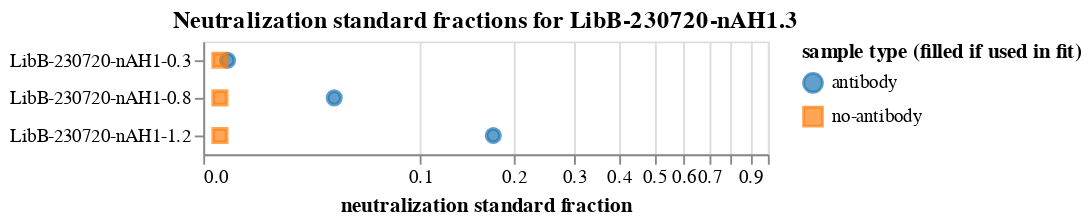

The notebook cell saved with this chart:
### Markdown cell above
Plot the neutralization standard fractions for each sample:

### Code cell
neut_standard_fracs_chart = (
    alt.Chart(
        neut_standard_fracs.rename(
            columns={"antibody_frac": "antibody", "no-antibody_frac": "no-antibody"}
        ).melt(
            id_vars=["sample", "use_in_fit", "concentration"],
            value_vars=["antibody", "no-antibody"],
            var_name="sample type",
            value_name="neutralization standard fraction",
        )
    )
    .encode(
        x=alt.X(
            "neutralization standard fraction",
            scale=alt.Scale(type="symlog", constant=0.04, domainMax=1),
        ),
        y=alt.Y("sample", sort=alt.SortField("concentration"), title=None),
        shape=alt.Shape("sample type", title="sample type (filled if used in fit)"),
        stroke=alt.Color(
            "sample type", scale=alt.Scale(range=["#1F77B4FF", "#FF7F0EFF"])
        ),
        color=alt.Color(
            "sample type", scale=alt.Scale(range=["#1F77B4FF", "#FF7F0EFF"])
        ),
        fillOpacity=alt.Opacity(
            "use_in_fit",
            scale=alt.Scale(domain=[True, False], range=[1, 0]),
        ),
        tooltip=[
            "sample",
            alt.Tooltip("concentration", format=".3g"),
            alt.Tooltip("neutralization standard fraction", format=".3g"),
        ],
    )
    .mark_point(filled=True, size=50)
    .configure_axis(labelLimit=500)
    .properties(title=f"Neutralization standard fractions for {selection}")
)

neut_standard_fracs_chart

### Figure 1 — Vega-Lite specification as saved in the notebook (floating-point values rounded to 4 significant figures)
{"config": {"view": {"continuousWidth": 300, "continuousHeight": 300}, "axis": {"labelLimit": 500}}, "data": {"name": "data-5b730d7afe2b6d3b716d9b3417743e46"}, "mark": {"type": "point", "filled": true, "size": 50}, "encoding": {"color": {"field": "sample type", "scale": {"range": ["#1F77B4FF", "#FF7F0EFF"]}, "type": "nominal"}, "fillOpacity": {"field": "use_in_fit", "scale": {"domain": [true, false], "range": [1, 0]}, "type": "nominal"}, "shape": {"field": "sample type", "title": "sample type (filled if used in fit)", "type": "nominal"}, "stroke": {"field": "sample type", "scale": {"range": ["#1F77B4FF", "#FF7F0EFF"]}, "type": "nominal"}, "tooltip": [{"field": "sample", "type": "nominal"}, {"field": "concentration", "format": ".3g", "type": "quantitative"}, {"field": "neutralization standard fraction", "format": ".3g", "type": "quantitative"}], "x": {"field": "neutralization standard fraction", "scale": {"constant": 0.04, "domainMax": 1, "type": "symlog"}, "type": "quantitative"}, "y": {"field": "sample", "sort": {"field": "concentration"}, "title": null, "type": "nominal"}}, "title": "Neutralization standard fractions for LibB-230720-nAH1.3", "$schema": "https://vega.github.io/schema/vega-lite/v5.8.0.json", "datasets": {"data-5b730d7afe2b6d3b716d9b3417743e46": [{"sample": "LibB-230720-nAH1-0.3", "use_in_fit": true, "concentration": 0.3, "sample type": "antibody", "neutralization standard fraction": 0.006029}, {"sample": "LibB-230720-nAH1-0.8", "use_in_fit": true, "concentration": 0.8, "sample type": "antibody", "neutralization standard fraction": 0.04517}, {"sample": "LibB-230720-nAH1-1.2", "use_in_fit": true, "concentration": 1.2, "sample type": "antibody", "neutralization standard fraction": 0.1733}, {"sample": "LibB-230720-nAH1-0.3", "use_in_fit": true, "concentration": 0.3, "sample type": "no-antibody", "neutralization standard fraction": 0.004034}, {"sample": "LibB-230720-nAH1-0.8", "use_in_fit": true, "concentration": 0.8, "sample type": "no-antibody", "neutralization standard fraction": 0.004034}, {"sample": "LibB-230720-nAH1-1.2", "use_in_fit": true, "concentration": 1.2, "sample type": "no-antibody", "neutralization standard fraction": 0.004034}]}}
